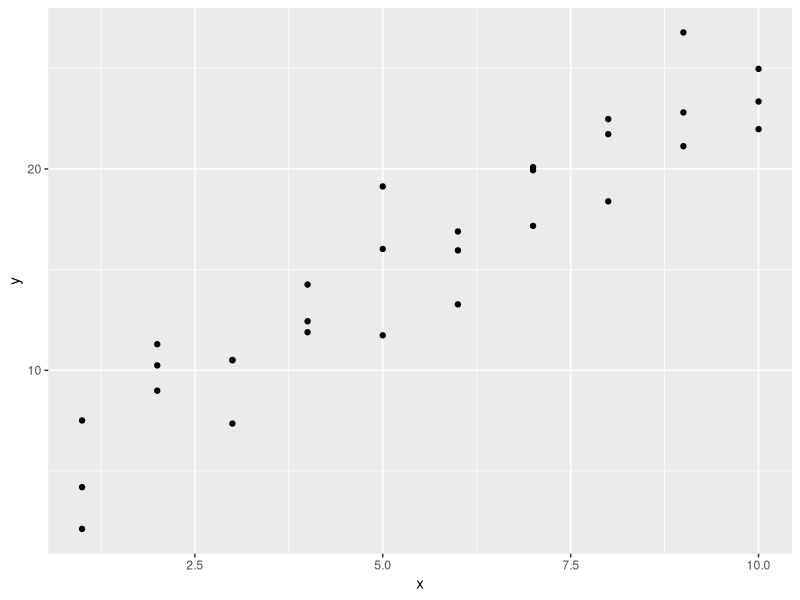
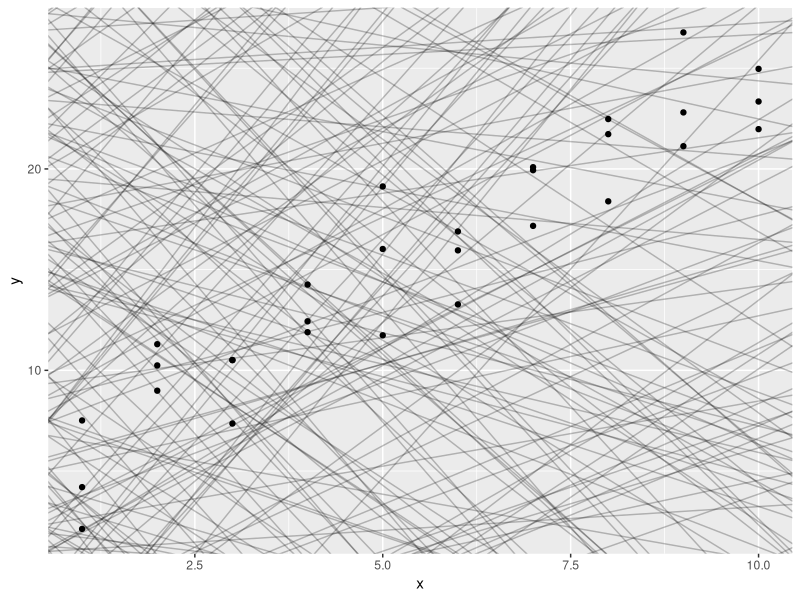
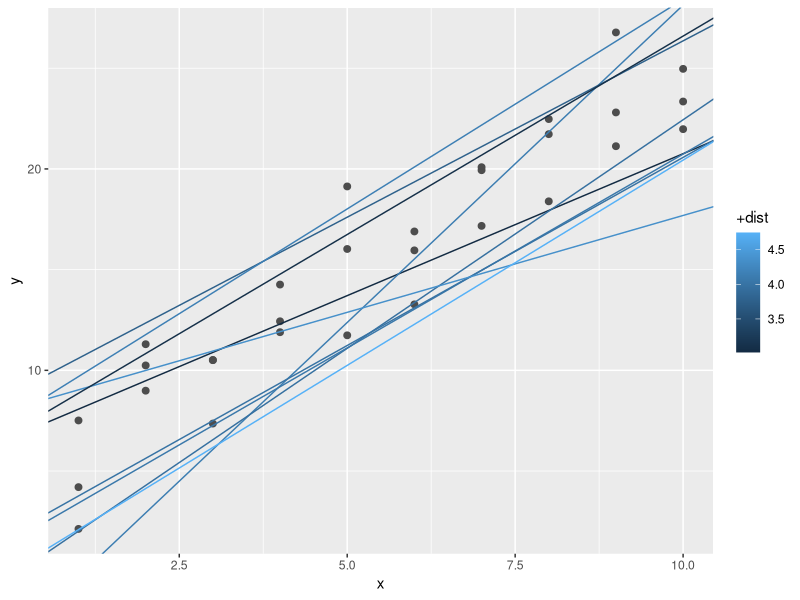
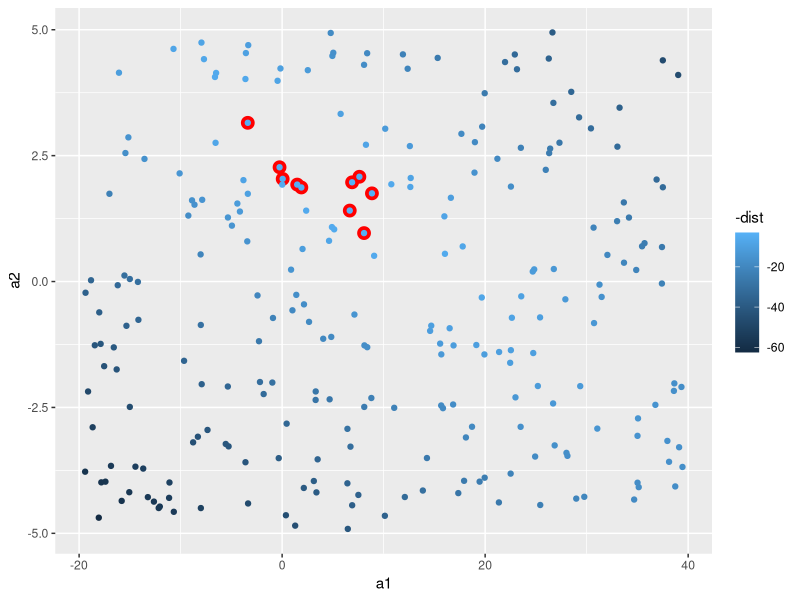
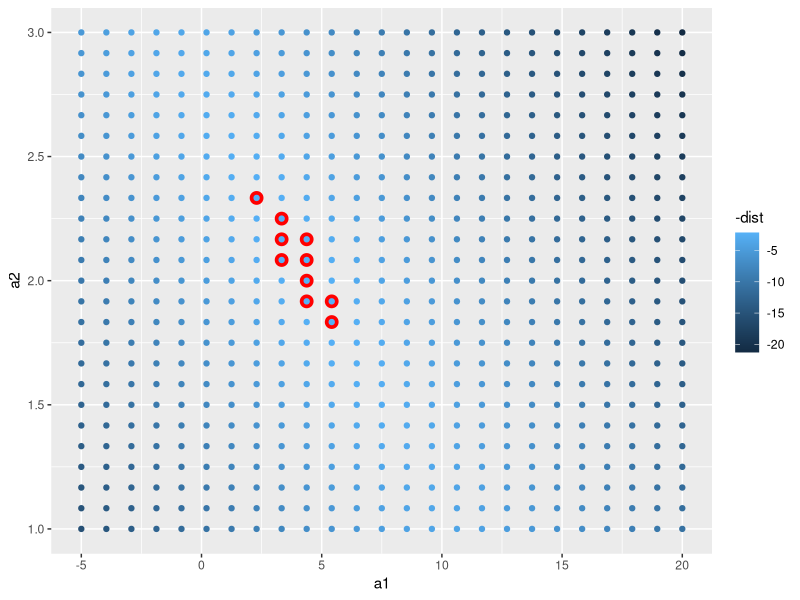
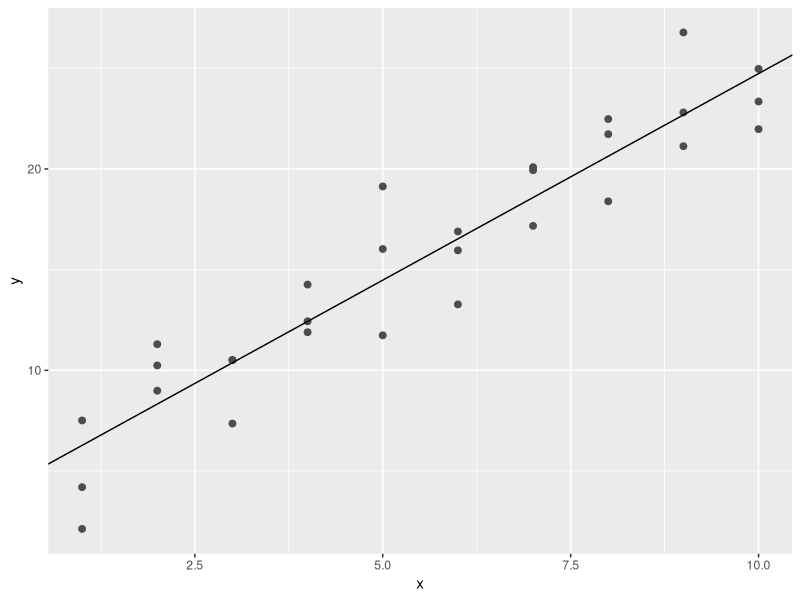
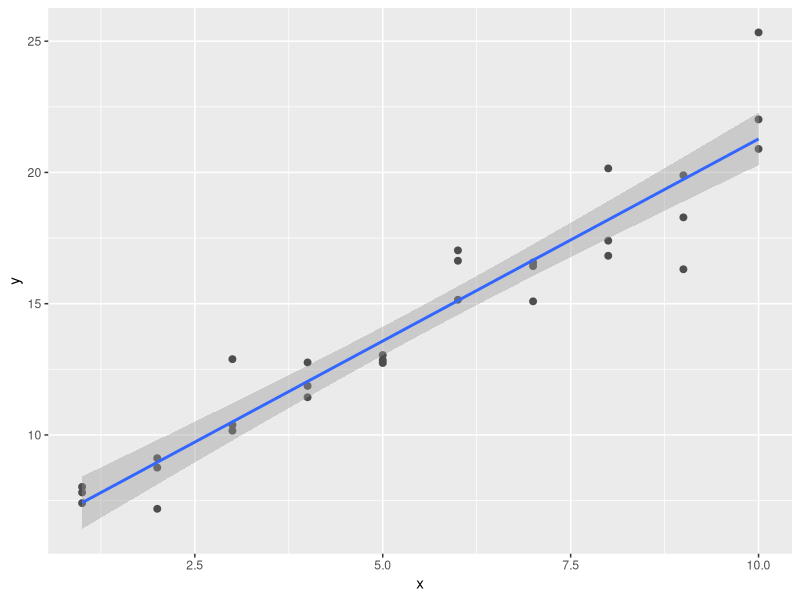
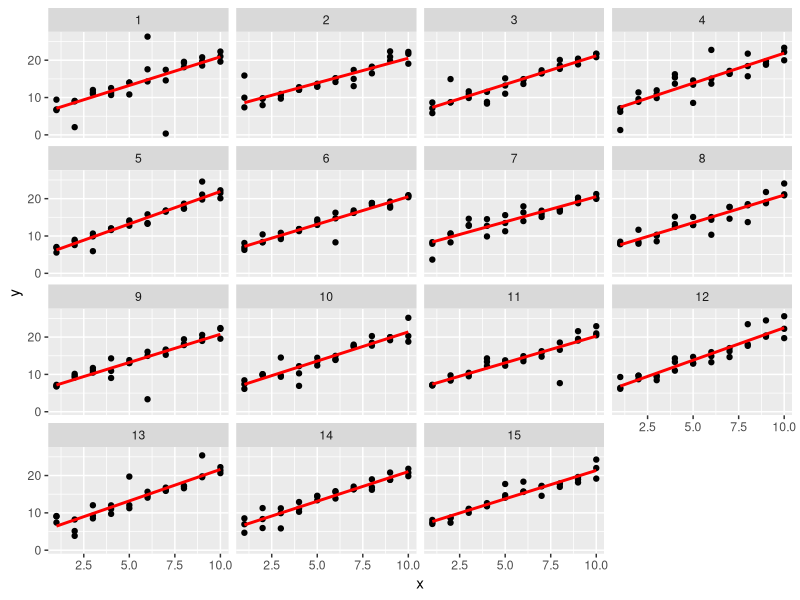

These figures' R source, in order:

# Model Basics with modelr ------------------------------------------------

### LOAD PACKAGES ###
library(tidyverse)
library(modelr)
options(na.action = na.warn)


# A Simple Model ----------------------------------------------------------

# Use simulated dataset sim1
ggplot(sim1, aes(x, y)) +
  geom_point()
sim1
?runif
models <- tibble(
  a1 = runif(250, -20, 40),
  a2 = runif(250, -5, 5)
)

ggplot(sim1, aes(x, y)) +
  geom_abline(
    aes(intercept = a1, slope = a2),
    data = models, alpha = 1/4
  ) +
  geom_point()
?geom_abline

# 250 models on a single plot is really bad
# We need to find a better model

# To do so, we need a function and this function takes model parameters
# and the data as inputs, and then gives values predicted by the model
model1 <- function(a, data){
  a[1] + data$x * a[2]
}
# c(intercept, slope)
model1(c(7, 1.5), sim1)

# Next, we need some way to compute an overall distance between the predicted and
# actual values. Collapse the 30 distances into one value

# In statistics, this is the root-mean-squared distance
# Compute the difference between actual and predicted, square the distance, then average
measure_difference <- function(mod, data){
  diff <- data$y - model1(mod, data)
  sqrt(mean(diff^2))
}
measure_difference(c(7, 1.5), sim1)
sim1$y - model1(c(7, 1.5), sim1) # this has 30 values because sim1 has 30 values
sim1 # sim1 has 30 values for x and y
# but then, 1 pair of vector with 30 rows of x and y has a mean value for 1 output
# each measure_difference has one value

# Now we can use purrr to compute the distance for all the models defined previously
# We need a helper function because our distance function expects the model as numeric
# vector of length 2:
sim1_dist <- function(a1, a2){
  measure_difference(c(a1, a2), sim1)
}
# this one has 250 vector values, each is computed with 1 measure difference, so it has
# a total of 250 values
models <- models %>%
  mutate(dist = purrr::map2_dbl(a1, a2, sim1_dist))
models

# Let's overlay the 10 bes models 
# color the models with -dist, +dist is the opposite, smallest gets darkest
# best models with smallest distance get the brightest colors
?aes
?color
ggplot(sim1, aes(x, y)) +
  geom_point(size = 2, color = "grey30") +
  geom_abline(aes(intercept = a1, slope = a2, color = +dist),
              data = filter(models, rank(dist)<=10))

# We can also visualize them with scatterplot of a1 versus a2
ggplot(models, aes(a1, a2)) +
  geom_point(
    data = filter(models, rank(dist) <= 10),
    size = 4, color = "red"
  ) +
  geom_point(aes(color = -dist))

# Instead of scatterplot, we could be more systematic and generate an evenly spaced grid of points
# this is called a grid search. Pick the parameters of the grid roughly by looking at where the best
# models were in the preceding plot:
?seq
grid <- expand.grid(
  a1 = seq(-5, 20, length = 25), # length = number controls the point per column and per row
  a2 = seq(1, 3, length = 25)
) %>%
  mutate(dist = purrr::map2_dbl(a1, a2, sim1_dist))
head(grid)

grid %>%
  ggplot(aes(a1, a2)) +
  geom_point(
    data = filter(grid, rank(dist) <= 10),
    size = 4, color = "red"
  ) +
  geom_point(aes(color = -dist))

# The 10 best models all looked pretty good
# Imagine making the grid finer and finer, until you narrowed the best model
# But there is a better tool called Newton-Raphson search
# You pick a starting point, and look around for the steepest slope
# You then ski down that slope a little way, and then repeat again and again
# until you cannot go any lower
# optim()
best <- optim(c(0, 0), measure_difference, data = sim1)
best$par

ggplot(sim1, aes(x, y)) +
  geom_point(size = 2, color = "grey30") +
  geom_abline(intercept = best$par[1], slope = best$par[2])

# lm() model is the one we've just worked with
lm(data = sim1, y~x)

# Exercises
# 1.One downside of the linear model is that it is sensitive to unusual values 
# because the distance incorporates a squared term. Fit a linear model to the simulated 
# data below, and visualise the results. Rerun a few times to generate different 
# simulated datasets. What do you notice about the model?

?tibble
sim1a <- tibble(
  x = rep(1:10, each = 3),
  y = x * 1.5 + 6 + rt(length(x), df = 2)
)

# run once and plot result
ggplot(sim1a, aes(x, y)) +
  geom_point(size = 2, color = "grey30") +
  geom_smooth(method = "lm")

simt <- function(i){
  tibble(
    x = rep(1:10, each = 3),
    y = x * 1.5 + 6 + rt(length(x), df = 2),
    id = i
  )
}
?map_df
?rep
?facet_wrap
?rt
result <- map_df(1:15, simt)

ggplot(result, aes(x, y)) +
  geom_point() +
  geom_smooth(method = "lm", se = FALSE, color = "red") +
  facet_wrap(~ id, ncol = 4)

# If we do the same thing with normal distribution?
sim_norm <- function(i){
  tibble(
    x = rep(1:10, each = 3),
    y = x * 1.5 + 6 + rnorm(length(x)),
    id = i
  )
}
result_norm <- map_df(1:15, sim_norm)
ggplot(result_norm, aes(x, y)) +
  geom_point() +
  geom_smooth(method = "lm", se = FALSE, color = "red") +
  facet_wrap(~ id, ncol = 4)
# There were outliers in dt() student t distribution, while 
# there are no outliers in normal distribution

  
tibble(
  x = seq(-5, 5, length.out = 100),
  normal = dnorm(x),
  student_t = dt(x, df = 2)
) %>%
  gather(distribution, density, -x) %>%
  ggplot(aes(x = x, y = density, colour = distribution)) +
  geom_line()

# 2. One way to make linear models more robust is to use a different distance measure. For example, instead of
# root-mean-squared distance, you could use mean-absolute distance:
sim1a
measure_distance <- function(mod, data) {
  diff <- data$y - make_prediction(mod, data)
  mean(abs(diff))
}

# make a function called prediction, take vectors of length 2, with 1 as intercept, and 2 as slope
make_prediction <- function(vec, data){
  vec[1] + vec[2]*data$x
}

# Use sim1a data
best <- optim(c(0,0), measure_distance, data = sim1a)
best$par

# 3. One challenge with performing numerical optimization is that it’s only guaranteed to find a local optimum.
# What’s the problem with optimizing a three parameter model like this?
model3 <- function(a, data) {
  a[1] + data$x * a[2] + a[3]
}
measure_distance_3 <- function(a, data) {
  diff <- data$y - model3(a, data)
  sqrt(mean(diff ^ 2))
}
best3a <- optim(c(0, 0, 0), measure_distance_3, data = sim1)
best3a$par


# Visualizing Models ------------------------------------------------------

sim1_mod <- lm(data = sim1, y~x)
summary(sim1_mod)

# Predictions
# To visualize the predictions from a model, we start by generating an evenly spaced grid of values
# that covers the region where our data lies
# Use modelr:data_grid()
grid <- sim1 %>%
  data_grid(x)
grid
# This generates the x values in grid

# Next we can predit. Use modelr::add_predictions()
grid <- grid %>%
  add_predictions(sim1_mod)
grid  

# Next we plot the predictions
ggplot(sim1, aes(x)) +
  geom_point(aes(y = y)) +
  geom_line(
    aes(y = pred),
    data = grid,
    color = "red",
    size = 1
  )

# Residuals
# Residuals tell you what the model has missed
# Residuals are just the distances between the observed and predicted values
# We add residuals to data with add_residuals(), which works just like add_predictions
# Just supply the linear model that used for the data frame
sim1 <- sim1 %>%
  add_residuals(sim1_mod)
sim1

# Draw a frequency polygon to help use understand the spread of the residuals
ggplot(sim1, aes(resid)) +
  geom_freqpoly(binwidth = 0.5)

# You often want to re-crate plots using the residuals instead of the original predictor
ggplot(sim1, aes(x, resid)) +
  geom_ref_line(h = 0) +
  geom_point()
# Looks just like random noise, which means the data is good


# Residuals Exercises -----------------------------------------------------

# 1. Instead of using lm() to fit a straight line, you can use loess() to fit a smooth curve. 
# Repeat the process of model fitting, grid generation, predictions, and visualisation on sim1 
# using loess() instead of lm(). How does the result compare to geom_smooth()?

# First check how to use loess()
?loess
sim1_mod_loess <- loess(y~x, data = sim1) 
sim1_mod <- lm(y~x, data= sim1)

sim_2 <- sim1 %>%
  add_predictions(sim1_mod) %>%
  add_residuals(sim1_mod) %>%
  add_predictions(sim1_mod_loess, var = "loess_predictions") %>%
  add_residuals(sim1_mod_loess, var = "loess_residuals")
sim_2

# Plot predictions
ggplot(sim_2, aes(x = x)) +
  geom_point(aes(y = y)) +
  geom_line(aes(y = loess_predictions), size = 2, color = "red")

# Plot residuals
ggplot(sim_2, aes(x = x)) +
  geom_point(aes(y = resid)) +
  geom_point(aes(y = loess_residuals), color = "red", size = 2)

# 2. add_predictions() is paired with gather_predictions() and spread_predictions(). 
# How do these three functions differ?
?gather_predictions
# add_predictions(data, model, var = "pred")
# gather_predictions(data, ..., .pred = "pred", .model = "model")
# The function gather_predictions adds predictions from multiple models by stacking the results and adding
# a column with the model name,

# as we can see, using add_predictions to add predicts from two models involves:
# DO NOT RUN
sim_3 <- sim1 %>%
  add_predictions(sim1_mod) %>%
  add_predictions(sim1_mod_loess, var = "loess_predictions") 
# But if we use gather_predictions()
test <- sim1
test
test %>% 
  gather_predictions(sim1_mod, sim1_mod_loess)

# The function gather_predictions adds predictions from multiple models by stacking the results and adding
# a column with the model name,

# The function spread_predictions adds predictions from multiple models by adding multiple columns (postfixed
# with the model name) with predictions from each model.

test %>%
  spread_predictions(sim1_mod, sim1_mod_loess)

# We can also add arguments to the gather_predictions()
test %>% 
  gather_predictions(sim1_mod, sim1_mod_loess) %>%
  spread(model, pred) # spread the result model and pred columns


# 3. What does geom_ref_line() do? What package does it come from? Why is displaying a reference line in
# plots showing residuals useful and important?

# The geom geom_ref_line() adds as reference line to a plot.

# 4. Why might you want to look at a frequency polygon of absolute residuals? What are the pros and cons
# compared to looking at the raw residuals?

# Basically we want to check the residuals
# The freq_ploy shows the absolute values of the residuals
# However, simply using absolute values will miss information about the residuals such as the signs of the residuals


# Formulas and Model Families ---------------------------------------------

# If you want to see what R does in a formula, use model_matrix() function
# For example
df <- tribble(
  ~y, ~x1, ~x2,
  4, 2, 5,
  5, 1, 6
)
model_matrix(df, y ~ x1)

# R always add a column of intercept there
# If you do not want intercept, type -1 to drop it:
model_matrix(df, y ~ x1 - 1)

# The model matrix grows in an unsurprising way when you add more variables
model_matrix(df, y ~ x1 + x2)

# Categorical Variables
df <- tribble(
  ~ sex, ~ response,
  "male", 1,
  "female", 0,
  "male", 1
)
# R converts the sex variable where sex_male appears, and sex_male is 1 if sex is male
# and 0 otherwise
model_matrix(df, response ~ sex)

# Visualize data
ggplot(sim2) + 
  geom_point(aes(x, y))
  
sim2

# We can fit a model to it and generate predictions
mod2 <- lm(y ~ x, data = sim2)
grid <- sim2 %>%
  data_grid(x) %>%
  add_predictions(mod2)
grid
# We can visualize it
ggplot(sim2, aes(x)) +
  geom_point(aes(y = y)) +
  geom_point(data = grid,
             aes(y = pred),
             color = "red",
             size = 4)

# Interactions (Continuous and Categorical)
# What happens when you combine a continuous and a categorical variable?
# We use sim3
ggplot(sim3, aes(x1, y)) +
  geom_point(aes(color = x2))
sim3

# There are two models:
mod1 <- lm(y ~ x1 + x2, data = sim3)
mod2 <- lm(y ~ x1 * x2, data = sim3)
# Interactions of two variables is used *

# To visualize, we need to give data_grid() both variables
# To generate predictions from both models simultaneously, we can use
# gather_predictions().
grid <- sim3 %>%
  data_grid(x1, x2) %>%
  gather_predictions(mod1, mod2) 
grid
# Do not spread the gather_predictions because we need it to plot the graph

# We can visualize results for both models on one plot using facet
ggplot(sim3, aes(x1, y, color = x2)) +
  geom_point() +
  geom_line(data = grid, aes(y = pred)) +
  facet_wrap(~ model)

# Which model is better?
# We can take a look at the residuals
sim_3 <- sim3 %>%
  gather_residuals(mod1, mod2)
sim_3
ggplot(sim_3, aes(x1, resid, color = x2)) +
  geom_point() +
  facet_grid(model ~ x2)

# Interactions (Tow Continuous)
# Use sim4
sim4
mod1 <- lm(y ~ x1 + x2, data = sim4)
mod2 <- lm(y ~ x1 * x2, data = sim4)
grid <- sim4 %>%
  data_grid(
    x1 = seq_range(x1, 5),
    x2 = seq_range(x2, 5)
  ) %>%
  gather_predictions(mod1, mod2)
grid

# Note the use of seq_range() in data_grid()
# Instead of using every unique value of x, the author was going to use
# a regularly spaced grid of five values between minimum and maximum numbers
# It's probably not super important here, but it's a useful technique in general
# There are three other useful arguments to seq_range()
?seq_range

# --- pretty = TRUE
# This will generate something that looks nice to human eye
seq_range(c(0.0123, 0.923423), n = 5)
seq_range(c(0.0123, 0.923423), n = 5, pretty = TRUE)

# --- trim = 0.1
# This will trim off 10% of the tail values. This is useful if the variable has 
# long-tailed distribution and you want to focus on generating values near that center
x1 <- rcauchy(100)
seq_range(x1, n = 5)
seq_range(x1, n = 5, trim = 0.1)
seq_range(x1, n = 5, trim = 0.25)
seq_range(x1, n = 5, trim = 0.5)
# expand = 0.1 is the opposite of trim = 0.1
seq_range(x1, n = 5, expand = 0.1)

# Now let's try and visualize the model. We have two continuous predictors, so
# you can imagine the model like a 3D surface. We could display that using geom_tile()
ggplot(grid, aes(x1, x2)) +
  geom_tile(aes(fill = pred)) +
  facet_grid(~ model)
# This graph doesn't show much difference between the two models

ggplot(grid, aes(x1, pred, color = x2, group = x2)) +
  geom_line() +
  facet_wrap(~ model)

ggplot(grid, aes(x2, pred, color = x1, group = x1)) +
  geom_line() +
  facet_wrap(~ model)

# Transformations
# If you have x, but not x^2, within the model, you can use I(x^2) to create one

df <- tribble(
  ~y, ~x,
  1,  1,
  2,  2, 
  3,  3
)
model_matrix(df, y ~ x^2 + x)
model_matrix(df, y ~ I(x^2) + x)
model_matrix(df, y ~ poly(x, 2))

# However there’s one major problem with using poly(): outside the range of the data, polynomials rapidly 
# shoot off to positive or negative infinity. One safer alternative is to use the natural spline, splines::ns().
library(splines)
model_matrix(df, y ~ ns(x, 2))

# Let’s see what that looks like when we try and approximate a non-linear function:
sim5 <- tibble(
  x = seq(0, 3.5 * pi, length = 50),
  y = 4 * sin(x) + rnorm(length(x))
)
ggplot(sim5, aes(x, y)) +
  geom_point()

mod1 <- lm(y ~ ns(x, 1), data = sim5)
mod2 <- lm(y ~ ns(x, 2), data = sim5)
mod3 <- lm(y ~ ns(x, 3), data = sim5)
mod4 <- lm(y ~ ns(x, 4), data = sim5)
mod5 <- lm(y ~ ns(x, 5), data = sim5)

grid <- sim5 %>% 
  data_grid(x = seq_range(x, n = 50, expand = 0.1)) %>% 
  gather_predictions(mod1, mod2, mod3, mod4, mod5)
grid

ggplot(sim5, aes(x, y)) + 
  geom_point() +
  geom_line(data = grid, aes(y = pred), colour = "red") +
  facet_wrap(~ model)


# Transformations Exercises -----------------------------------------------

# 1. What happens if you repeat the analysis of sim2 using a model without an intercept. 
# What happens to the model equation? What happens to the predictions?

# Apply -1 in the model to drop the intercept
sim2
mod2_1 <- lm(y ~ x - 1, data = sim2)
mod2_0 <- lm(y ~ x, data = sim2)

grid <- sim2 %>%
  data_grid(x) %>%
  spread_predictions(mod2_1, mod2_0)
grid

# The result is the same

# 2. Use model_matrix() to explore the equations generated for the models 
# I fit to sim3 and sim4. Why is * a good shorthand for interaction?
q2mod3 <- model_matrix(y ~ x1 * x2, data = sim3)
q2mod3
q2mod4 <- model_matrix(y ~ x1 * x2, data = sim4)
q2mod4

# 3. Don't know how to do

# 4. For sim4, which of mod1 and mod2 is better? I think mod2 does a slightly better job at removing patterns,
# but it’s pretty subtle. Can you come up with a plot to support my claim?